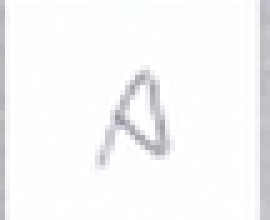
#> input picture a/1583859260274.jpg, 54 x 44 px (shown 5 times larger); its folder holds only this picture in this run
$ python 'Resize images in a folder.py'
#> lines starting #> are read from the running program, lines starting #| are printed output that depends on the picture

# coding: utf-8

# ## This program resizes any cropped images into 40x40 pixel images

# In[ ]:


import os
import cv2
import matplotlib.pyplot as plt


# In[2]:


def resizer(image):

    width = 40
    height = 40
    dim = (width, height)
    resized = cv2.resize(image, dim, interpolation = cv2.INTER_AREA)
    return resized


# In[3]:


def load_images_from_folder(folder):
#> called with folder = './a/'
    images = []
    for filename in os.listdir(folder):
        img = cv2.imread(os.path.join(folder,filename), cv2.IMREAD_UNCHANGED)
#> img is the input picture: shape (44, 54, 3); mean B, G, R 247.7, 247.2, 247.2
        if img is not None:
            images.append(img)
    return images


# In[4]:


collection = load_images_from_folder('./a/')
#> collection = 1 item
#collection = load_images_from_folder('your directory here')


# ## Preview

# In[5]:


collection[0].shape # before resize


# In[6]:


plt.imshow(collection[0]) #before resize


# In[7]:


result = []

for i in range(len(collection)):
    #img = cv2.imread(collection[i], cv2.IMREAD_UNCHANGED)
    output = resizer(collection[i])
    result.append(output)
#> this loop made 1 pass
#> (width in resizer, height in resizer) on pass 1: (40, 40)
#> pass 1, in resizer, `resized = cv2.resize(image, dim, interpolation = cv2.INTER_AREA)`:
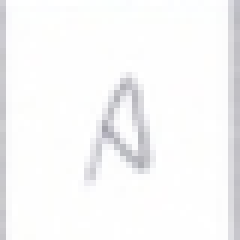
#> resized: shape (40, 40, 3) (shown 6 times larger); mean B, G, R 247.7, 247.2, 247.2
#> after the loop, result = 1 item


# ## Preview

# In[10]:


result[0].shape #after resizing


# In[9]:


plt.imshow(result[0]) #after resizing


# In[18]:


print(os.listdir('./'))


# Caution: make the `result` folder first before run cell below.

# In[19]:


for i in range(len(result)):
    filename = './result/image-'+str(i)+'.jpg'
    cv2.imwrite(filename, result[i])
#> this loop made 1 pass
#> filename on pass 1: './result/image-0.jpg'
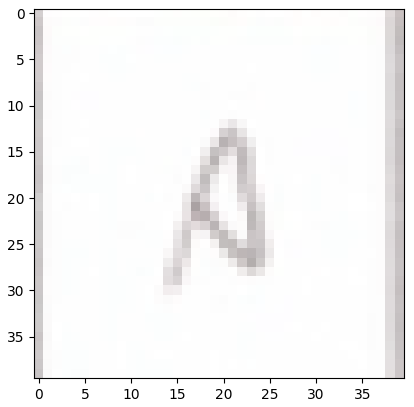
#> figure drawn by matplotlib, 1 panel; B, G, R data is drawn as R, G, B

$ run again, on a/1583859344506.jpg
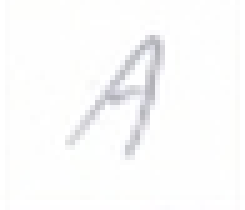
#> input picture a/1583859344506.jpg, 49 x 42 px (shown 5 times larger)
#> in load_images_from_folder, img is the input picture: shape (42, 49, 3); mean B, G, R 250.8, 250.7, 250.6
#> collection = 1 item
#> the loop `for i in range(len(collection)):` made 1 pass
#> (width in resizer, height in resizer) on pass 1: (40, 40)
#> pass 1, in resizer, `resized = cv2.resize(image, dim, interpolation = cv2.INTER_AREA)`:
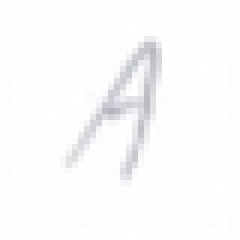
#> resized: shape (40, 40, 3) (shown 6 times larger); mean B, G, R 250.8, 250.7, 250.6
#> the loop `for i in range(len(result)):` made 1 pass
#> filename on pass 1: './result/image-0.jpg'
#> `cv2.imwrite(filename, result[i])`:
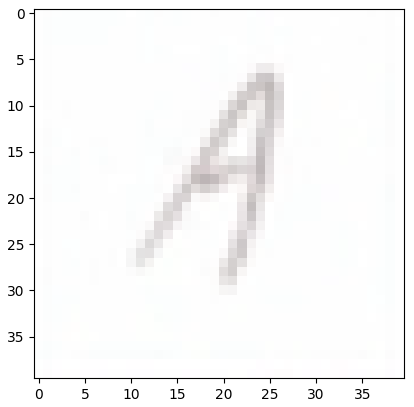
#> figure drawn by matplotlib, 1 panel; B, G, R data is drawn as R, G, B

$ run again, on a/1583859413051.jpg
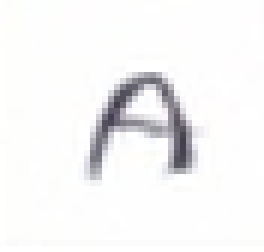
#> input picture a/1583859413051.jpg, 44 x 42 px (shown 6 times larger)
#> in load_images_from_folder, img is the input picture: shape (42, 44, 3); mean B, G, R 245.3, 244.7, 245
#> collection = 1 item
#> the loop `for i in range(len(collection)):` made 1 pass
#> (width in resizer, height in resizer) on pass 1: (40, 40)
#> pass 1, in resizer, `resized = cv2.resize(image, dim, interpolation = cv2.INTER_AREA)`:
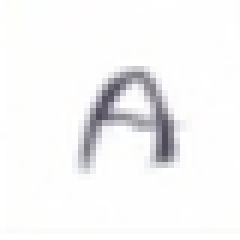
#> resized: shape (40, 40, 3) (shown 6 times larger); mean B, G, R 245.4, 244.7, 245
#> the loop `for i in range(len(result)):` made 1 pass
#> filename on pass 1: './result/image-0.jpg'
#> `cv2.imwrite(filename, result[i])`:
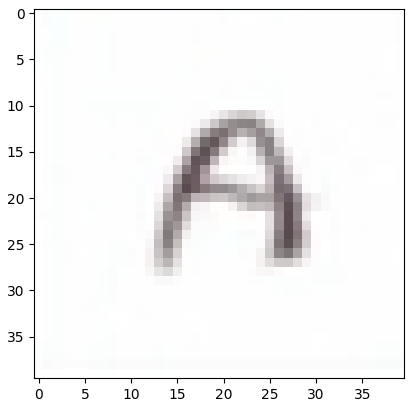
#> figure drawn by matplotlib, 1 panel; B, G, R data is drawn as R, G, B

$ run again, on a/1583859273226.jpg
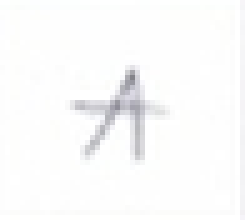
#> input picture a/1583859273226.jpg, 49 x 44 px (shown 5 times larger)
#> in load_images_from_folder, img is the input picture: shape (44, 49, 3); mean B, G, R 250.7, 250.6, 250.5
#> collection = 1 item
#> the loop `for i in range(len(collection)):` made 1 pass
#> (width in resizer, height in resizer) on pass 1: (40, 40)
#> pass 1, in resizer, `resized = cv2.resize(image, dim, interpolation = cv2.INTER_AREA)`:
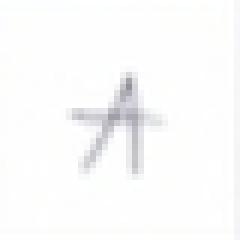
#> resized: shape (40, 40, 3) (shown 6 times larger); mean B, G, R 250.7, 250.6, 250.5
#> the loop `for i in range(len(result)):` made 1 pass
#> filename on pass 1: './result/image-0.jpg'
#> `cv2.imwrite(filename, result[i])`:
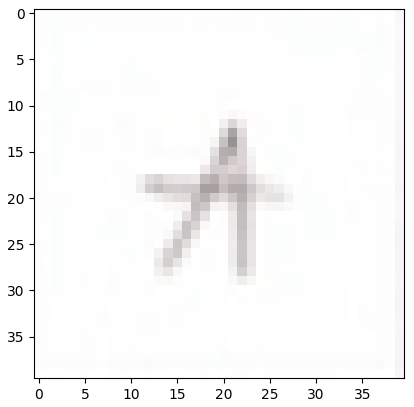
#> figure drawn by matplotlib, 1 panel; B, G, R data is drawn as R, G, B

$ run again, on a/1583859287829.jpg
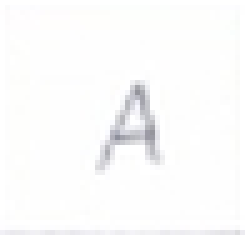
#> input picture a/1583859287829.jpg, 49 x 47 px (shown 5 times larger)
#> in load_images_from_folder, img is the input picture: shape (47, 49, 3); mean B, G, R 251.1, 251.1, 251.1
#> collection = 1 item
#> the loop `for i in range(len(collection)):` made 1 pass
#> (width in resizer, height in resizer) on pass 1: (40, 40)
#> pass 1, in resizer, `resized = cv2.resize(image, dim, interpolation = cv2.INTER_AREA)`:
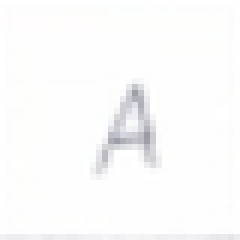
#> resized: shape (40, 40, 3) (shown 6 times larger); mean B, G, R 251.1, 251.1, 251.1
#> the loop `for i in range(len(result)):` made 1 pass
#> filename on pass 1: './result/image-0.jpg'
#> `cv2.imwrite(filename, result[i])`:
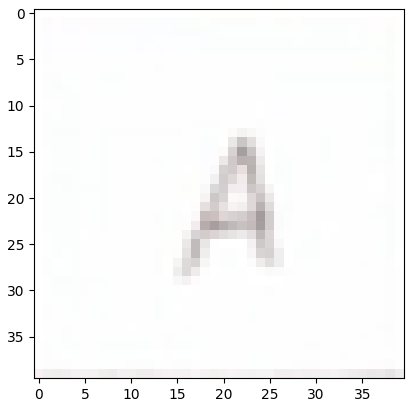
#> figure drawn by matplotlib, 1 panel; B, G, R data is drawn as R, G, B
